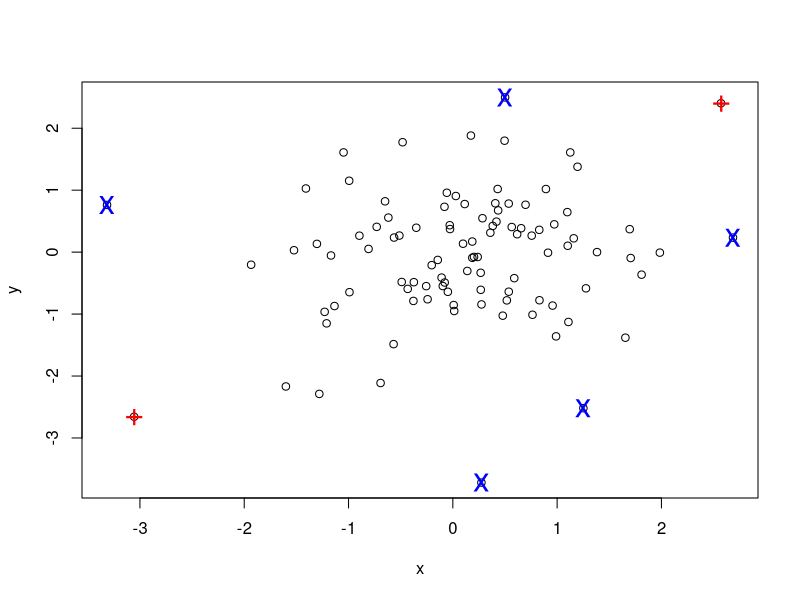

Generate this figure with R:
#
# Chapter 7, pp 70f in Zhao - R and data mining
#
set.seed(3147)

df <- data.frame(
  x = rnorm(100),
  y = rnorm(100)
)

bs_x = boxplot.stats(df$x)
bs_y = boxplot.stats(df$y)

# outliers
outlier_x <- bs_x$out
outlier_y <- bs_y$out

outlier_x
# [1] -3.315391  2.685922 -3.055717  2.571203

# Find the index of outliers
index_outlier_x <- which(df$x %in% outlier_x)
index_outlier_x
# [1]  1 33 64 74

index_outlier_y <- which(df$y %in% outlier_y)
index_outlier <- intersect(index_outlier_x, index_outlier_y)

x11()
plot(df)
points(df[index_outlier, ], col='red', pch='+', cex=2)

index_outlier <- union(setdiff(index_outlier_x, index_outlier_y),
                       setdiff(index_outlier_y, index_outlier_x))
points(df[index_outlier, ], col='blue', pch='x', cex=2)

z <- locator(1)
